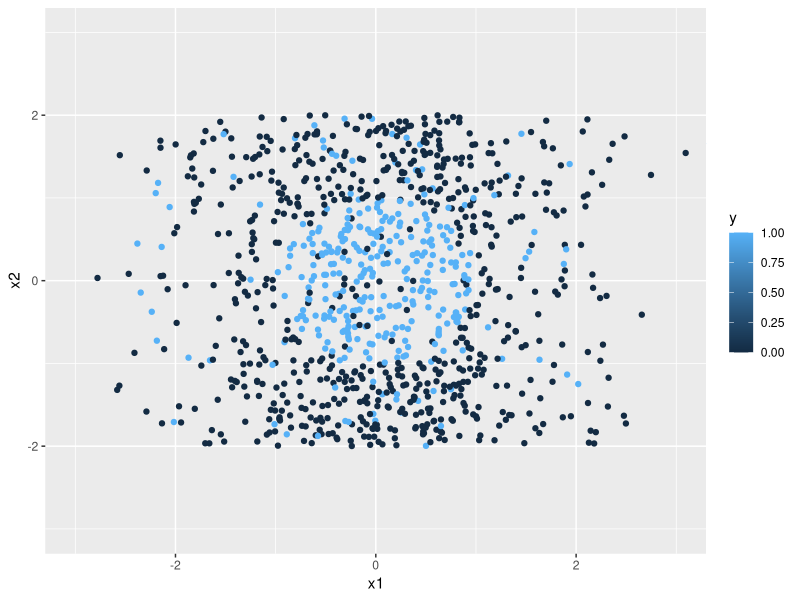

R code for this plot: (Note: this script raises an error after producing the figure.)
## ---- chunk 1
require(dplyr)
# Generate some data - do not change
set.seed(12345)
data.size = 1000
get_data = function(n=data.size) {
  df = data.frame(x1 = rnorm(n),x2=4*runif(n)-2) %>%
    tbl_df() %>%
    mutate(y = (x1^2+x2^2)<1) %>%
    mutate(y = (function(.) {.[runif(data.size)<0.1] = 0; .})(y)) %>%
    mutate(y = (function(.) {.[runif(data.size)<0.1] = 1; .})(y))
  df
}

df = get_data(data.size)

# plot(x=df$x1,y=df$x2, col=df$y+1,
#      xlim=c(-3,3), ylim=c(-3,3), pch=18, xlab="x1", ylab="x2")
# or 
require(ggplot2)
ggplot(data = df, aes(x=x1,y=x2,color=y)) + geom_point() + coord_cartesian(xlim=c(-3,3), ylim=c(-3,3))

## ---- chunk 2
lr <- glm(formula = y  ~ .,
          family=binomial(link="logit"),data = df, control = list(maxit = 100))
## ---- chunk 3
linear_prediction = function(x1,x2, pars) {
  pars[1]+ pars[2]*x1 + pars[3]*x2
}
sq_loss = function(pars, y, x1,x2) {
  sum((y-linear_prediction(x1,x2,pars))^2) #toefte
}
opt <- optim(par=rep(0,3), fn=sq_loss, y=df$y, x1=df$x1, x2=df$x2)
opt$par
lr$coefficients
print("to compare...")
log(opt$par[1]/(1-opt$par[1]))
## ---- chunk 4
sq_loss_l2_regularized = function(pars, y, x1, x2, lambda=100) {
  sq_loss(pars,y,x1,x2) + lambda*sum(pars^2)
}
optreg = optim(par=rep(0,3), sq_loss_l2_regularized, y=df$y, x1=df$x1, x2=df$x2)
optreg$par
## ---- chunk 5
linear_prediction = function(x1,x2, pars) {
  pars[1]+ pars[2]*x1 + pars[3]*x2
}
quadratic_term_prediction1 = function(x1,x2, pars) {
  (x1*pars[2] + x2*pars[3] + pars[1])^2
}
quadratic_term_prediction = function(x1,x2, pars) {
   pars[1] + x1* pars[2] + x2 * pars[3] + x1^2*pars[4] + x2^2 * pars[5] + x1*x2*pars[6]
}
sq_loss = function(pars, y, x1,x2) {
  sum((y-quadratic_term_prediction(x1,x2,pars))^2)
}
opt <- optim(par=rep(0,6), fn=sq_loss, y=df$y, x1=df$x1, x2=df$x2)
opt$par
lr$coefficients


ggplot(data.frame(x1=c(0, 2)), aes(x1)) + stat_function(fun=test)
test = function(x1) {
  lr$coefficients[1]+x1*lr$coefficients[2]
}

